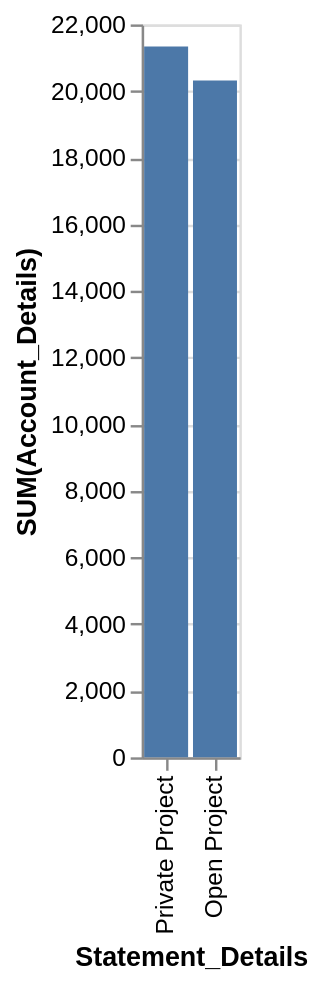

Write a Vega-Lite specification for this figure.
### Vega-Lite specification from a JSON file in a GitHub repository (floating-point values rounded to 4 significant figures)
{"data": {"values": [{"x_data": "Open Project", "y_data": 20316}, {"x_data": "Private Project", "y_data": 21335}]}, "mark": "bar", "encoding": {"x": {"field": "x_data", "type": "nominal", "title": "Statement_Details", "sort": {"op": "sum", "field": "y_data", "order": "descending"}}, "y": {"field": "y_data", "type": "quantitative", "title": "SUM(Account_Details)"}}}
